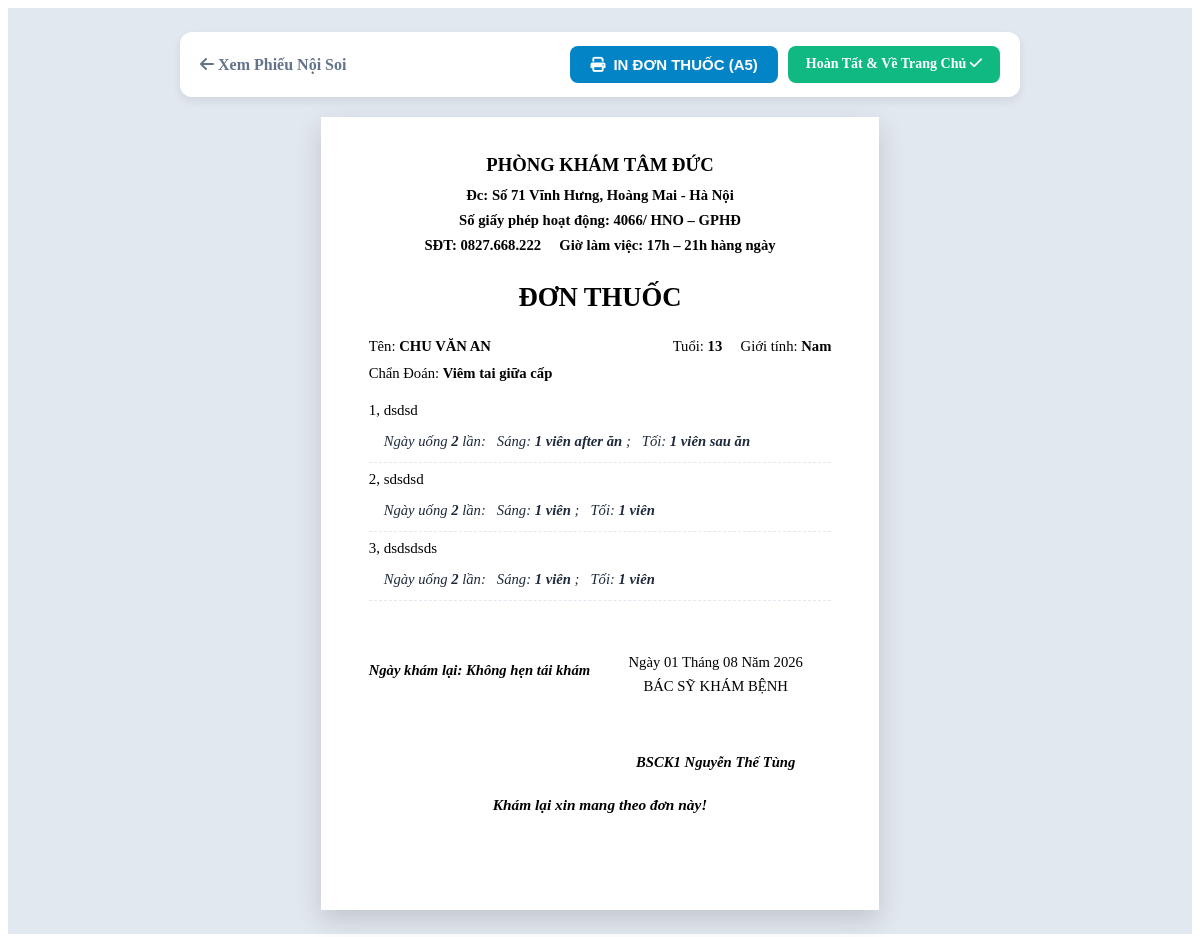
Page /print/donthuoc/1 on the committed database.
### tables this page shows
CREATE TABLE settings (
    key TEXT PRIMARY KEY,
    value TEXT
);

CREATE TABLE patients (
    id INTEGER PRIMARY KEY AUTOINCREMENT,
    full_name TEXT NOT NULL,
    age INTEGER,
    gender TEXT,
    address TEXT,
    symptom TEXT,
    created_at TIMESTAMP DEFAULT CURRENT_TIMESTAMP
);

CREATE TABLE examinations (
    id INTEGER PRIMARY KEY AUTOINCREMENT,
    patient_id INTEGER,
    tai_p TEXT,
    tai_t TEXT,
    mui_p TEXT,
    mui_t TEXT,
    vong_hong TEXT,
    thanh_quan TEXT,
    conclusion TEXT,
    image_1 TEXT,
    image_2 TEXT,
    image_3 TEXT,
    image_4 TEXT,
    hut_mui_days TEXT,
    cham_hong_days TEXT,
    lam_thuoc_tai_days TEXT,
    created_at TIMESTAMP DEFAULT CURRENT_TIMESTAMP,
    FOREIGN KEY (patient_id) REFERENCES patients(id)
);

CREATE TABLE prescription_items (
    id INTEGER PRIMARY KEY AUTOINCREMENT,
    prescription_id INTEGER,
    medicine_name TEXT,
    times_per_day TEXT,
    morning_dose TEXT,
    evening_dose TEXT,
    FOREIGN KEY (prescription_id) REFERENCES prescriptions(id)
);

CREATE TABLE prescriptions (
    id INTEGER PRIMARY KEY AUTOINCREMENT,
    examination_id INTEGER,
    re_exam_date TEXT,
    created_at TIMESTAMP DEFAULT CURRENT_TIMESTAMP,
    FOREIGN KEY (examination_id) REFERENCES examinations(id)
);

### app.py (the view)
@app.route('/print/donthuoc/<int:prescription_id>')
def print_donthuoc(prescription_id):
    db = get_db()
    prescription = db.execute('SELECT * FROM prescriptions WHERE id = ?', (prescription_id,)).fetchone()
    exam = db.execute('SELECT * FROM examinations WHERE id = ?', (prescription['examination_id'],)).fetchone()
    patient = db.execute('SELECT * FROM patients WHERE id = ?', (exam['patient_id'],)).fetchone()
    items = db.execute('SELECT * FROM prescription_items WHERE prescription_id = ?', (prescription_id,)).fetchall()
    return render_template(
        'print_donthuoc.html',
        prescription=prescription,
        exam=exam,
        patient=patient,
        items=items,
        settings=get_settings()
    )

### app.py (called while the page is built)
def get_db():
    db = getattr(g, '_database', None)
    if db is None:
        db = g._database = sqlite3.connect(app.config['DATABASE'])
        db.row_factory = sqlite3.Row
    return db

@app.teardown_appcontext
def close_connection(exception):
    db = getattr(g, '_database', None)
    if db is not None:
        db.close()

def get_settings():
    db = get_db()
    db.execute('''
        CREATE TABLE IF NOT EXISTS settings (
            key TEXT PRIMARY KEY,
            value TEXT
        )
    ''')
    rows = db.execute('SELECT key, value FROM settings').fetchall()
    return {r['key']: r['value'] for r in rows}

### templates/print_donthuoc.html (shortened to what this page needs)
<!DOCTYPE html>
<html lang="vi">
<head>
    <link rel="stylesheet" href="https://cdnjs.cloudflare.com/ajax/libs/font-awesome/6.4.0/css/all.min.css">
    <link rel="stylesheet" href="{{ url_for('static', filename='css/print.css') }}">
</head>
<body>
    <div class="print-container">
        <div class="toolbar-no-print">
            <a href="/print/noisoi/{{ exam.id }}" style="color: #64748b; text-decoration: none; font-weight: bold;"><i class="fa-solid fa-arrow-left"></i> Xem Phiếu Nội Soi</a>
            <div style="display: flex; gap: 10px;">
                <button onclick="window.print()" class="btn-print"><i class="fa-solid fa-print"></i> IN ĐƠN THUỐC (A5)</button>
                <a href="/" class="btn-next">Hoàn Tất & Về Trang Chủ <i class="fa-solid fa-check"></i></a>
            </div>
        </div>
        <div class="page-a5">
            <div class="clinic-name">{{ settings.clinic_name }}</div>
            <div class="clinic-info">
                Đc: {{ settings.clinic_address }}<br>
                Số giấy phép hoạt động: {{ settings.clinic_license }}<br>
                SĐT: {{ settings.clinic_phone }} &nbsp;&nbsp;&nbsp; Giờ làm việc: 17h – 21h hàng ngày
            </div>
            <div class="form-title">ĐƠN THUỐC</div>
            <div class="patient-info">
                Tên: <b style="text-transform: uppercase;">{{ patient.full_name }}</b>
                <span class="float-right">Tuổi: <b>{{ patient.age }}</b> &nbsp;&nbsp;&nbsp; Giới tính: <b>{{ patient.gender }}</b></span><br>
                Chẩn Đoán: <b>{{ exam.conclusion }}</b>
            </div>
            <div class="prescription-list">
                {% for item in items %}
                <div class="med-item">
                    <div class="med-title">{{ loop.index }}, {{ item.medicine_name }}</div>
                    <div class="med-usage">
                        Ngày uống <b>{{ item.times_per_day }}</b> lần:&nbsp;&nbsp;
                        Sáng: <b>{{ item.morning_dose }}</b> ; &nbsp;&nbsp;Tối: <b>{{ item.evening_dose }}</b>
                    </div>
                </div>
                {% endfor %}
            </div>
            <div class="footer-sign">
                <div class="reexam-date">
                    Ngày khám lại: {{ prescription.re_exam_date or 'Không hẹn tái khám' }}
                </div>
                <div class="sign-box">
                    <div class="sign-date">Ngày {{ prescription.created_at[8:10] }} Tháng {{ prescription.created_at[5:7] }} Năm {{ prescription.created_at[:4] }}</div>
                    <div class="sign-role">BÁC SỸ KHÁM BỆNH</div>
                    <div class="sign-name">BS{{ settings.doctor_name }}</div>
                </div>
            </div>
            <div class="footer-note">
                Khám lại xin mang theo đơn này!
            </div>
        </div>
    </div>
</body>
</html>

### static/css/print.css (style rules this page uses)
.print-container { background-color: #e2e8f0; min-height: 100vh; padding: 24px 0; display: flex; flex-direction: column; align-items: center; }
.page-a5 { background: #ffffff; width: 148mm; min-height: 210mm; padding: 8mm 10mm; box-shadow: 0 10px 25px rgba(0, 0, 0, 0.15); box-sizing: border-box; font-family: 'Times New Roman', serif; font-size: 14px; color: #000; line-height: 1.4; position: relative; }
.toolbar-no-print { width: 100%; max-width: 800px; background: #ffffff; padding: 14px 20px; border-radius: 12px; box-shadow: 0 4px 10px rgba(0,0,0,0.08); margin-bottom: 20px; display: flex; justify-content: space-between; align-items: center; }
.btn-print { background: #0284c7; color: white; border: none; padding: 10px 20px; border-radius: 8px; font-size: 15px; font-weight: bold; cursor: pointer; display: flex; align-items: center; gap: 8px; }
.btn-next { background: #10b981; color: white; text-decoration: none; padding: 10px 18px; border-radius: 8px; font-size: 14px; font-weight: bold; }
.prescription-list { margin: 15px 0; }
.med-item { margin-bottom: 12px; border-bottom: 1px dashed #e2e8f0; padding-bottom: 6px; }
.med-title { font-weight: bold; font-size: 15px; }
.med-usage { margin-top: 3px; padding-left: 15px; font-style: italic; color: #1e293b; }

### templates/print_donthuoc.html (style rules this page uses)
.page-a5 { width: 419.04pt; min-height: 594.72pt; margin: 0 auto; padding: 26pt 36pt 30pt 36pt; box-sizing: border-box; font-family: "Times New Roman", Times, serif; font-size: 11pt; color: #000000; }
.clinic-name { font-weight: bold; font-size: 14pt; text-align: center; }
.clinic-info { font-weight: bold; font-size: 11pt; text-align: center; line-height: 1.7; margin-top: 4pt; }
.form-title { font-weight: bold; font-size: 20pt; text-align: center; margin: 16pt 0 12pt 0; }
.patient-info { font-size: 11pt; line-height: 1.9; margin-bottom: 4pt; }
.patient-info b { font-weight: bold; }
.patient-info .float-right { float: right; }
.prescription-list { font-size: 11pt; line-height: 1.9; min-height: 170pt; margin-top: 6pt; }
.med-item { margin-bottom: 2pt; }
.med-title { font-weight: normal; }
.med-usage b { font-weight: bold; }
.footer-sign { display: flex; justify-content: space-between; align-items: flex-start; margin-top: 22pt; }
.reexam-date { font-weight: bold; font-style: italic; font-size: 11pt; margin-top: 6pt; }
.sign-box { text-align: center; width: 50%; margin-left: auto; }
.sign-box .sign-date { font-weight: normal; font-style: normal; font-size: 11pt; margin-bottom: 2pt; }
.sign-box .sign-role { font-weight: normal; font-style: normal; font-size: 11pt; margin-bottom: 42pt; }
.sign-box .sign-name { font-weight: bold; font-style: italic; font-size: 11pt; }
.footer-note { text-align: center; font-size: 11.5pt; font-weight: bold; font-style: italic; margin-top: 16pt; }

### rows in the picture
settings: clinic_name "PHÒNG KHÁM TÂM ĐỨC"
settings: clinic_address "Số 71 Vĩnh Hưng, Hoàng Mai - Hà Nội"
settings: clinic_license "4066/ HNO – GPHĐ"
settings: clinic_phone "0827.668.222"
patients: full_name "CHU VĂN AN", age "13", gender "Nam"
examinations: conclusion "Viêm tai giữa cấp"
prescription_items: medicine_name "dsdsd", times_per_day "2", morning_dose "1 viên after ăn", evening_dose "1 viên sau ăn"
prescription_items: medicine_name "sdsdsd", times_per_day "2", morning_dose "1 viên", evening_dose "1 viên"
prescription_items: medicine_name "dsdsdsds", times_per_day "2", morning_dose "1 viên", evening_dose "1 viên"
prescriptions: re_exam_date "Không hẹn tái khám", created_at "01", created_at "08", created_at "2026"
settings: doctor_name "CK1 Nguyễn Thế Tùng"
